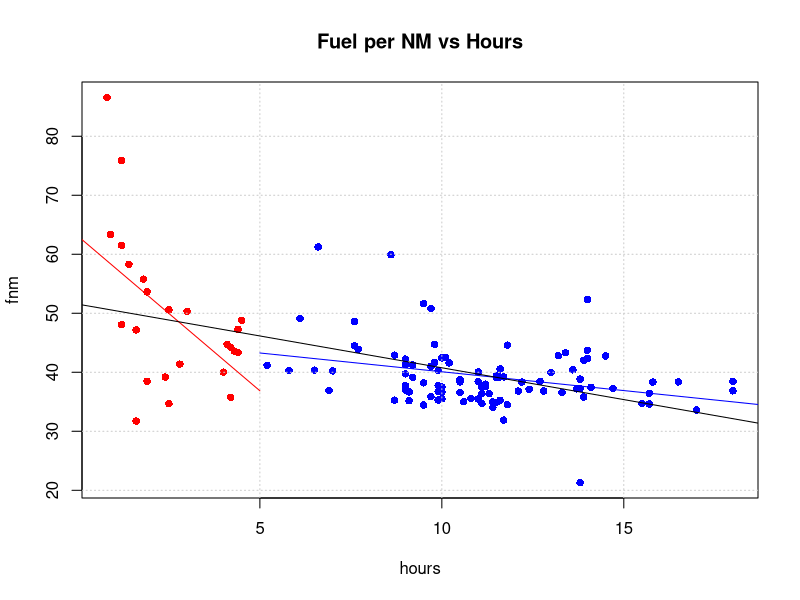

Generate this figure with R:
#Chow Test - another example of a restriction tes
# Ho: Models are the same (data can be pooled)
# Ha: Models are not the same (data should not be pooled)
#
# Significance = 5% for 95% confidence level
#
#                (SSEr - SSEu) / J
# Test Stat: F = ------------------ ~ F df=J,N-K-1
#                 SSEu / (N-K-1)
#
# J = number of restrictions
# N = number of observations
# K = number of independent variables (unrestricted model)
#
# Reject Ho if F > Fcrit
#
# F >= Fcrit: Reject Ho: there is sufficient statistical
# evidence at the stated level of significance to reject
# the null hypothesis that the models are the same. The
# data should be split into separate groups, and estimated
# separately.
#
# F < Fcrit: Fail to Reject Ho: there is insufficient
# statistical evidence at the stated level of significance
# to reject the null hypothesis that the models are the same.
# The data can be safely pooled and estimated as one group.
#
#

#Management has given us data from two different
#operations. One is for short-range flights defined
#as less than 5 hours.  And long-range flights defined
#as 5 or more hours.  They have provided the data grouped
#together (chow.csv)

dfm <- read.csv("./Data/chow.csv")
fnm <- dfm$fnm       #fuel per nautical mile (lbs)
hours <- dfm$hours   #flight time (hours)

#Plot fuel usage on time, with red for flights less than 5 hours
plot(hours,fnm, col=ifelse(hours<5,"red","blue"),pch=16,main="Fuel per NM vs Hours")
grid(col="#cccccc")
#abline(v=5, lty=4)

#Get data for the following plots
dfm.short <- dfm[hours < 5,]
dfm.long <- dfm[hours >= 5,]

#--------------------------------------------------

#Plot Short flights (<5 hours)
y <- dfm.short$fnm
x <- dfm.short$hours
lm(y ~ x) # from this we get the intercept and slope terms

x1 <- 0; y1 <- 63.069
x2 <- 5; y2 <- 63.069 - 5.242 * 5
segments(x1,y1,x2,y2,col="red")

#--------------------------------------------------
#Plot Long flights (>= 5 hours)
y <- dfm.long$fnm
x <- dfm.long$hours
lm(y ~ x) # from this we get the intercept and slope terms

x1 <- 5; y1 <- 46.4571 -0.6375 * 5
x2 <- 20; y2 <- 46.4571 - 0.6375 * 20
segments(x1,y1,x2,y2,col="blue")

#we will see later this is a restricted model
mod.r <- lm(fnm ~ hours)
abline(mod.r)

# ----------------------------------------------
# Time for a Chow Test
# ----------------------------------------------
